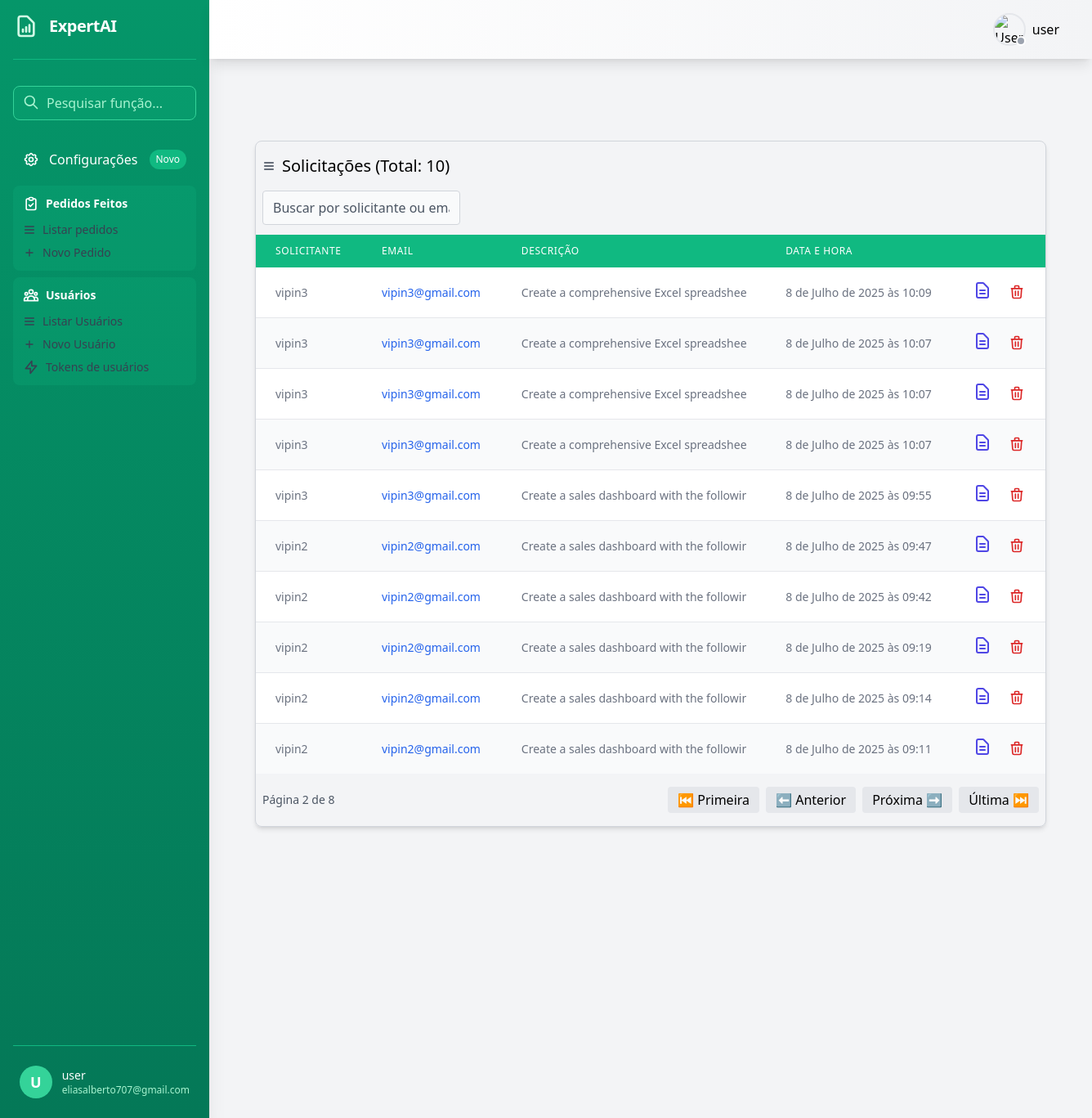
Page /admin_dashboard?page=2 (signed in) on the committed database.
### xlsmaker/models.py (models this page shows)
class Solicitacao(models.Model):
    usuario = models.ForeignKey(User, on_delete=models.PROTECT, null=True, blank=True)
    nome = models.CharField(max_length=50)
    email = models.CharField(max_length=50)
    descricao = models.TextField(max_length=10000)
    created_at = models.DateTimeField(auto_now_add=True, null=True, blank=True)
    updated_at = models.DateTimeField(auto_now=True , null=True, blank=True)

### usuarios/views.py (the view)
# urls.py: path('admin_dashboard', views.admin_dashboard, name='admin_dashboard'),
@login_required
@user_passes_test(is_admin, login_url='/auth/login/')
def admin_dashboard(request):
    query = request.GET.get('q', '')
    solicitacoes_list = Solicitacao.objects.all().order_by('-created_at')
    if query:
        solicitacoes_list = solicitacoes_list.filter(
            Q(nome__icontains=query) | Q(email__icontains=query) | Q(created_at__icontains=query)
        )
    paginator = Paginator(solicitacoes_list, 10)
    page_number = request.GET.get('page')
    solicitacoes = paginator.get_page(page_number)
    context = {'solicitacoes': solicitacoes}
    if request.headers.get('x-requested-with') == 'XMLHttpRequest':
        html = render_to_string('dashboard/partials/_users_solicitacoes.html', context)
        return JsonResponse({'html': html})
    return render(request, 'dashboard/admin.html', context)

### usuarios/templates/dashboard/admin.html (shortened to what this page needs)
{% extends "base.html" %}
{% block content %}
 <main class="flex-1 p-8 bg-gray-100 min-h-screen overflow-x-auto mt-5">
    <div class="container mx-auto p-6">
      <div class="mb-4">
            {% if user.is_staff %}
                <div class="overflow-x-auto rounded-lg shadow-md border border-gray-300 my-6">
                <h1 class="text-xl font-normal my-4 ml-2 group flex items-center text-sm">
                    <svg class="w-4 h-4 mr-2 text-gray-700 group-hover:text-black" fill="none" stroke="currentColor" viewBox="0 0 24 24">
                        <path stroke-linecap="round" stroke-linejoin="round" stroke-width="2"
                            d="M4 6h16M4 12h16M4 18h16"/>
                    </svg>
                     Solicitações (Total: {{ solicitacoes|length }})
                </h1>
                <input
                type="text"
                id="searchSolicitacao"
                placeholder="Buscar por solicitante ou email "
                 class="ml-2 mb-3 w-1/4 bg-gray-50 px-3 py-2 border border-gray-300 focus:bg-white focus:border-emerald-600 focus:ring-2 focus:ring-emerald-400 focus:ring-opacity-20 placeholder:text-gray-600 text-gray-800 rounded focus:outline-none transition ease-in-out duration-300"
                />
                <table class="w-full">
                    <thead class="bg-emerald-500">
                    <tr>
                        <th class="px-6 py-3 text-left text-xs font-medium text-white uppercase tracking-wider">Solicitante</th>
                        <th class="px-6 py-3 text-left text-xs font-medium text-white uppercase tracking-wider">Email</th>
                        <th class="px-6 py-3 text-left text-xs font-medium text-white uppercase tracking-wider">Descrição</th>
                        <th class="px-6 py-3 text-left text-xs font-medium text-white uppercase tracking-wider">Data e hora</th>
                        <th class="px-6 py-3 text-left text-xs font-medium text-white uppercase tracking-wider"></th>
                    </tr>
                    </thead>
                    <tbody class="bg-white divide-y divide-gray-200">
                    {% for solicitacao in solicitacoes %}
                        <tr  data-id="{{ solicitacao.id }}" class="hover:bg-gray-50 transition-colors even:bg-gray-50">
                        <td class="px-6 py-4 whitespace-nowrap text-sm font-medium text-gray-500 solicitante">
                            {{ solicitacao.nome }}
                        </td>
                        <td class="px-6 py-4 whitespace-nowrap text-sm font-medium text-gray-500 email">
                            <a href="mailto:{{ solicitacao.email }}" class="text-blue-600 hover:text-blue-900">
                            {{ solicitacao.email }}
                            </a>
                        </td>
                        <td class="px-6 py-4 whitespace-nowrap text-sm font-medium text-gray-500 max-w-xs descricao">
                            <div class="line-clamp-2">
                             {{ solicitacao.descricao}}
                            </div>
                        </td>
                         <td class="px-6 py-4 whitespace-nowrap text-sm font-medium text-gray-500 max-w-xs created_at">
                            <div class="line-clamp-2">
                            {{ solicitacao.created_at }}
                            </div>
                        </td>
                        <td class="px-6 py-4 whitespace-nowrap text-sm font-medium text-gray-500">
                            <button  onclick="showDetails(this)" class="text-indigo-600 hover:text-indigo-900 mr-4">
                                <svg class="w-6 h-6" fill="none" viewBox="0 0 24 24" stroke="currentColor">
                                <path stroke-linecap="round" stroke-linejoin="round" stroke-width="2"
                                        d="M9 12h6m-6 4h6m2 5H7a2 2 0 01-2-2V5a2 2 0 012-2h5.586a1 1 0 01.707.293l5.414 5.414a1 1 0 01.293.707V19a2 2 0 01-2 2z"/>
                                </svg>
                            </button>
                            <button onclick="deleteSolicitacao(this)" class="text-red-600 hover:text-red-900">
                            <svg class="w-5 h-5" fill="none" stroke="currentColor" viewBox="0 0 24 24">
                                <path stroke-linecap="round" stroke-linejoin="round" stroke-width="2" d="M19 7l-.867 12.142A2 2 0 0116.138 21H7.862a2 2 0 01-1.995-1.858L5 7m5 4v6m4-6v6m1-10V4a1 1 0 00-1-1h-4a1 1 0 00-1 1v3M4 7h16"></path>
                            </svg>
                            </button>
                        </td>
                        </tr>
                    {% empty %}
                        <tr>
                        <td colspan="4" class="px-6 py-4 whitespace-nowrap text-sm font-medium text-gray-500">
                            Nenhuma solicitação encontrada
                        </td>
                        </tr>
                    {% endfor %}
                    </tbody>
                </table>
                <div class="my-4 mx-2 flex justify-between items-center">
                    <span class="text-gray-600 text-sm">
                        Página {{ solicitacoes.number }} de {{ solicitacoes.paginator.num_pages }}
                    </span>
                    <div class="flex space-x-2">
                        {% if solicitacoes.has_previous %}
                            <a href="?page=1" class="px-3 py-1 bg-gray-200 rounded">⏮️ Primeira</a>
                            <a href="?page={{ solicitacoes.previous_page_number }}" class="px-3 py-1 bg-gray-200 rounded">⬅️ Anterior</a>
                        {% endif %}
                        {% if solicitacoes.has_next %}
                            <a href="?page={{ solicitacoes.next_page_number }}" class="px-3 py-1 bg-gray-200 rounded">Próxima ➡️</a>
                            <a href="?page={{ solicitacoes.paginator.num_pages }}" class="px-3 py-1 bg-gray-200 rounded">Última ⏭️</a>
                        {% endif %}
                    </div>
                </div>
                </div>
            {% else %}
                <p>Acesso negado.</p>
            {% endif %}
         </div>
  </div>
</main>
{% endblock content %}

### usuarios/templates/base.html (shortened to what this page needs)
<!DOCTYPE html>
<html lang="pt">
<head>
    <script src="https://cdn.tailwindcss.com"></script>
</head>
<body class="bg-gray-100">
    <div class="min-h-screen flex">
        <aside class="w-64 bg-gradient-to-b from-emerald-600 to-emerald-700 text-white flex flex-col p-4 shadow-xl sticky top-0 h-screen">
            <div class="flex items-center mb-8 space-x-3 border-b border-emerald-500 pb-6">
                <h2 class="text-xl font-bold tracking-tight">ExpertAI</h2>
            </div>
            <div class="mb-6 relative">
                <input type="text" placeholder="Pesquisar função..."
                    class="w-full pl-10 pr-4 py-2 rounded-lg bg-emerald-500/20 border border-emerald-400 focus:outline-none focus:ring-2 focus:ring-emerald-200 placeholder-emerald-200">
                <svg class="w-5 h-5 absolute left-3 top-2.5 text-emerald-200" fill="none" stroke="currentColor"
                    viewBox="0 0 24 24">
                    <path stroke-linecap="round" stroke-linejoin="round" stroke-width="2"
                        d="M21 21l-6-6m2-5a7 7 0 11-14 0 7 7 0 0114 0z"></path>
                </svg>
            </div>
            <nav class="flex-1 overflow-y-auto">
                <ul class="space-y-2">
                    <li>
                        <a href="#"
                            class="flex items-center p-3 rounded-lg hover:bg-emerald-500/30 transition-all group">
                            Configurações
                            <span class="ml-auto bg-emerald-500 text-xs px-2 py-1 rounded-full">Novo</span>
                        </a>
                    </li>
                   <li class="mt-6">
                        <div class="p-3 rounded-lg bg-emerald-500/20 hover:bg-emerald-500/30 transition-colors">
                            <h3 class="flex items-center text-sm font-semibold mb-3">
                                <svg class="w-5 h-5 mr-2 shrink-0" fill="none" stroke="currentColor" viewBox="0 0 24 24">
                                    <path stroke-linecap="round" stroke-linejoin="round" stroke-width="2"
                                        d="M9 5H7a2 2 0 00-2 2v12a2 2 0 002 2h10a2 2 0 002-2V7a2 2 0 00-2-2h-2M9 5a2 2 0 002 2h2a2 2 0 002-2M9 5a2 2 0 012-2h2a2 2 0 012 2m-6 9l2 2 4-4"/>
                                </svg>
                                Pedidos Feitos
                            </h3>
                            <div class="space-y-2">
                                <a href="{% url 'usuarios:admin_dashboard' %}" class="group flex items-center text-sm text-gray-700 hover:text-white transition-colors">
                                    <svg class="w-4 h-4 mr-2 text-gray-700 group-hover:text-white" fill="none" stroke="currentColor" viewBox="0 0 24 24">
                                        <path stroke-linecap="round" stroke-linejoin="round" stroke-width="2"
                                            d="M4 6h16M4 12h16M4 18h16"/>
                                    </svg>
                                    Listar pedidos
                                </a>
                                <a href="#" class="group flex items-center text-sm text-gray-700 hover:text-white transition-colors">
                                    <svg class="w-4 h-4 mr-2 text-gray-700 group-hover:text-white" fill="none" stroke="currentColor" viewBox="0 0 24 24">
                                        <path stroke-linecap="round" stroke-linejoin="round" stroke-width="2"
                                            d="M12 6v6m0 0v6m0-6h6m-6 0H6"/>
                                    </svg>
                                    Novo Pedido
                                </a>
                            </div>
                        </div>
                    </li>
                   <li class="mt-6">
                        <div class="p-3 rounded-lg bg-emerald-500/20 hover:bg-emerald-500/30 transition-colors">
                            <h3 class="flex items-center text-sm font-semibold mb-3">
                                Usuários
                            </h3>
                            <div class="space-y-2">
                                <a href="{% url 'usuarios:listar_usuarios' %}" class="group flex items-center text-sm text-gray-700 hover:text-white transition-colors">
                                    <svg class="w-4 h-4 mr-2 text-gray-700 group-hover:text-white" fill="none" stroke="currentColor" viewBox="0 0 24 24">
                                        <path stroke-linecap="round" stroke-linejoin="round" stroke-width="2"
                                            d="M4 6h16M4 12h16M4 18h16"/>
                                    </svg>
                                    Listar Usuários
                                </a>
                                <a href="{% url 'usuarios:criar_usuarios' %}" class="group flex items-center text-sm text-gray-700 hover:text-white transition-colors">
                                    <svg class="w-4 h-4 mr-2 text-gray-700 group-hover:text-white" fill="none" stroke="currentColor" viewBox="0 0 24 24">
                                        <path stroke-linecap="round" stroke-linejoin="round" stroke-width="2"
                                            d="M12 6v6m0 0v6m0-6h6m-6 0H6"/>
                                    </svg>
                                    Novo Usuário
                                </a>
                                     <a href="{% url 'usuarios:listar_tokens' %}" class="group flex items-center text-sm text-gray-700 hover:text-white transition-colors">
                                    <svg class="w-5 h-5 mr-2 shrink-0" fill="none" stroke="currentColor" viewBox="0 0 24 24">
                                        <path stroke-linecap="round" stroke-linejoin="round" stroke-width="2"
                                            d="M13 10V3L4 14h7v7l9-11h-7z"/>
                                    </svg>
                                    Tokens de usuários
                                </a>
                            </div>
                        </div>
                    </li>
                </ul>
            </nav>
            <div class="mt-auto pt-4 border-t border-emerald-500">
                <div
                    class="flex items-center space-x-3 hover:bg-emerald-500/30 p-2 rounded-lg transition-colors cursor-pointer">
                    <div class="h-10 w-10 rounded-full bg-emerald-400 flex items-center justify-center">
                        <span class="text-lg font-bold">{{ user.username|slice:":1"|upper }}</span>
                    </div>
                    <div>
                        <p class="text-sm font-medium">{{ user.username}} </p>
                        <p class="text-xs text-emerald-200">{{ user.email }}</p>
                    </div>
                </div>
            </div>
        </aside>
        <div class="flex-1 flex flex-col">
     <header class="sticky top-0 left-0 right-0 z-50 bg-gradient-to-r from-white to-gray-100 shadow-lg p-4 flex justify-between items-center">
      <div class="flex items-center space-x-3">
            <div class="relative group">
                <div class="absolute -inset-1 bg-white/30 rounded-full blur opacity-75 group-hover:opacity-100 transition duration-1000"></div>
            </div>
        </div>
        <div class="flex items-center space-x-4">
            <div class="relative" x-data="{ open: false }">
                <button @click="open = !open" class="flex items-center space-x-2 group">
                    <div class="relative">
                        <img class="h-10 w-10 rounded-full border-2 border-gray-200 hover:border-gray-500 transition-colors"
                             src="https://img.icons8.com/ios-glyphs/60/user--v1.png"
                             alt="User avatar">
                        <div class="absolute bottom-0 right-0 w-3 h-3 bg-gray-400 rounded-full border-2 border-white"></div>
                    </div>
                    <span class="text-dark font-medium group-hover:text-gray-700 transition-colors">{{user.username}}</span>
                    <svg class="w-4 h-4 text-gray-100 transform transition-transform"
                         :class="{ 'rotate-180': open }"
                         fill="none"
                         stroke="currentColor"
                         viewBox="0 0 24 24">
                        <path stroke-linecap="round" stroke-linejoin="round" stroke-width="2" d="M19 9l-7 7-7-7"></path>
                    </svg>
                </button>
            </div>
        </div>
    </header>
           {% block content %}{% endblock %}
        </div>
    </div>
</body>
</html>

### rows in the picture
Solicitacao: nome "vipin3", email "vipin3@gmail.com", descricao "Create a comprehensive Excel…", created_at "8 de Julho de 2025 às 10:09"
Solicitacao: nome "vipin3", email "vipin3@gmail.com", descricao "Create a comprehensive Excel…", created_at "8 de Julho de 2025 às 10:07"
Solicitacao: nome "vipin3", email "vipin3@gmail.com", descricao "Create a comprehensive Excel…", created_at "8 de Julho de 2025 às 10:07"
Solicitacao: nome "vipin3", email "vipin3@gmail.com", descricao "Create a comprehensive Excel…", created_at "8 de Julho de 2025 às 10:07"
Solicitacao: nome "vipin3", email "vipin3@gmail.com", descricao "Create a sales dashboard with the…", created_at "8 de Julho de 2025 às 09:55"
Solicitacao: nome "vipin2", email "vipin2@gmail.com", descricao "Create a sales dashboard with the…", created_at "8 de Julho de 2025 às 09:47"
Solicitacao: nome "vipin2", email "vipin2@gmail.com", descricao "Create a sales dashboard with the…", created_at "8 de Julho de 2025 às 09:42"
Solicitacao: nome "vipin2", email "vipin2@gmail.com", descricao "Create a sales dashboard with the…", created_at "8 de Julho de 2025 às 09:19"
Solicitacao: nome "vipin2", email "vipin2@gmail.com", descricao "Create a sales dashboard with the…", created_at "8 de Julho de 2025 às 09:14"
Solicitacao: nome "vipin2", email "vipin2@gmail.com", descricao "Create a sales dashboard with the…", created_at "8 de Julho de 2025 às 09:11"

### other values in the picture
{{ user.username|slice:":1"|upper }} "U"
{{ user.username }} "user"
{{ user.email }} "eliasalberto707@gmail.com"
{{ solicitacoes|length }} "10"
{{ solicitacoes.number }} "2"
{{ solicitacoes.paginator.num_pages }} "8"
